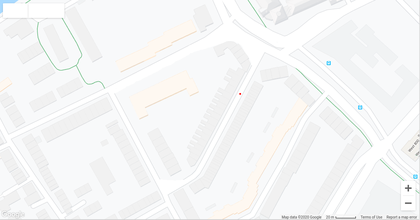
%> input picture particle filter/pietheinstraatv2.png, 420 x 220 px, shrunk from 1148 x 601 before the run
$ octave particle_filter.m   (GNU Octave 9; MATLAB toolbox functions it lacks are replaced by stand-ins)
%> lines starting %> are read from the running program, lines starting %| are printed output that depends on the picture; in (x1, y1, x2, y2) boxes, pixels count from 0 and x2, y2 are one past the last pixel; in counts of white or black regions, pixels touching at a corner belong together; the program's own positions count from 1

%% generating particle filter map

% defining the scale of the map
image = imread('pietheinstraatv2.png');
%> image is the input picture: size 220x420x3 uint8; mean R, G, B 245.7, 246.3, 246.5
I = rgb2gray(image);
white = I < 250;
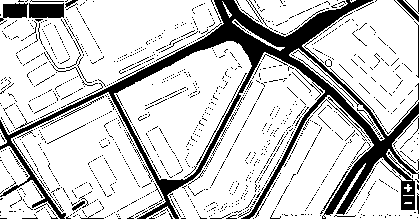
%> white: size 220x420 logical; 80.5% white; 1405 black regions (1348 under 20 px), largest, box (x1, y1, x2, y2) and area: (0, 0, 419, 219) 11278, (29, 3, 64, 18) 488, (0, 3, 28, 22) 346

[row_size, column_size] = size(white);
%> row_size = 220; column_size = 420

Red = image(:,:,2)<10;
%> Red: size 220x420 logical; every value is 0

[row,col] = find(Red);
%> row = []; col = []

start_point = [row_size - mean(row),mean(col)];
%> start_point = [NaN NaN]

white(row,col) = 0;

fig = figure(1);
imshow(white)


hold on
% scale_points = ginput(2);
hold off
close(fig)
%
%> (the run ends here)
